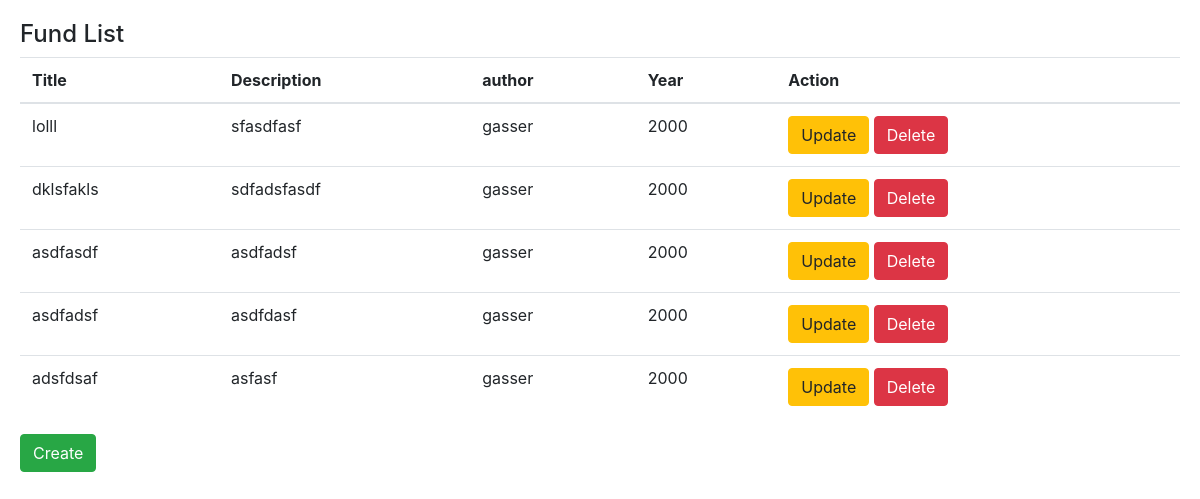
/fund-list, run on the app's committed database.
### accounts/models.py (models this page shows)
class Fund(models.Model):
    title = models.CharField(db_column='title', max_length=100, blank=False)
    description = models.TextField(db_column='description', max_length=1000, blank=False)
    author = models.CharField(db_column='author', max_length=100, blank=False)
    year = models.IntegerField(db_column='year',blank=False, default=2000)
    image = models.ImageField(blank= True,upload_to='')
    user = models.ForeignKey(User, default=None,null=True, on_delete=models.CASCADE)

### accounts/views.py (the view)
# urls.py: path('fund-list', views.fundList, name='fund-list'),
def fundList(request):
    funds = Fund.objects.filter(user=request.user.id).values()
    return render(request,"user/fund_list.html",{'funds':funds})

### templates/user/fund_list.html
{% extends "user/order_fund.html" %}
{% block content %}
<div class="card-body">
    <h4>Fund List</h4>
    <table class="table">
        <thead>
            <tr>
                <th scope="col">Title</th>
                <th scope="col">Description</th>
                <th scope="col">author</th>
                <th scope="col">Year</th>
                <th scope="col">Action</th>
            </tr>
        </thead>
        <body>
            {% for fund in funds %}
            <tr>
                <td>{{ fund.title }}</td>
                <td>{{ fund.description }}</td>
                <td>{{ fund.author }}</td>
                <td>{{ fund.year }}</td>
                <td><a type="button" class="btn btn-warning" href="/fund-update/{{ fund.id }}">Update</a>
                    <a type="button" class="btn btn-danger" href="/fund-delete/{{ fund.id }}">Delete</a>
                </td>
            </tr>
            {% endfor %}
        </body>
    </table>
    <a type="button" class="btn btn-success" href="{% url 'start:fund-create' %}">Create</a>
</div>
{% endblock %}

### data on the page
Fund: title "lolll", description "sfasdfasf", author "gasser", year "2000"
Fund: title "dklsfakls", description "sdfadsfasdf", author "gasser", year "2000"
Fund: title "asdfasdf", description "asdfadsf", author "gasser", year "2000"
Fund: title "asdfadsf", description "asdfdasf", author "gasser", year "2000"
Fund: title "adsfdsaf", description "asfasf", author "gasser", year "2000"
